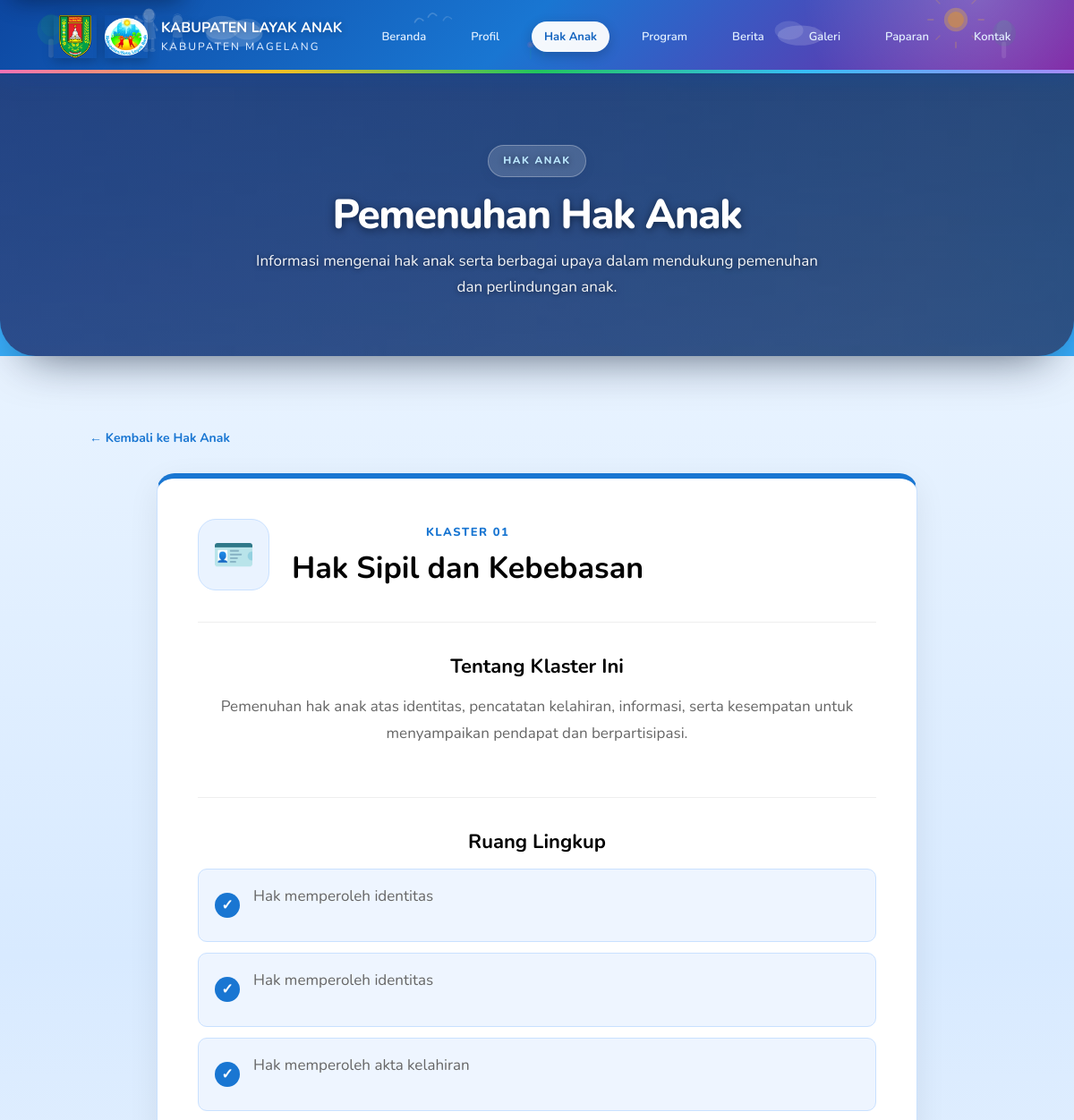
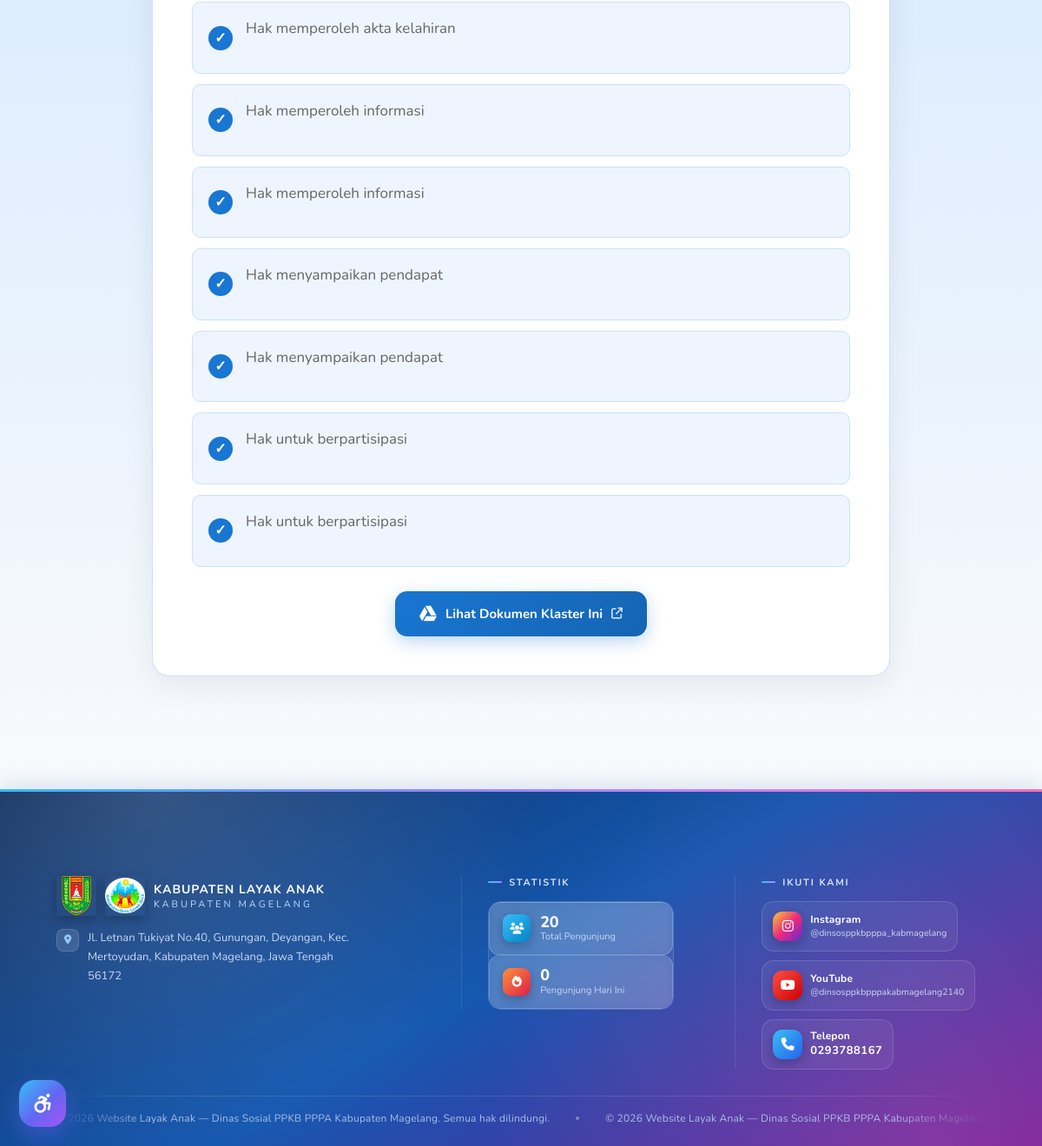
The app's page /hak-anak/1 with its own data (2 pictures, top to bottom).
### tables this page shows
CREATE TABLE `tb_klaster` (
  `id` int(10) UNSIGNED NOT NULL,
  `nomor` varchar(5) NOT NULL,
  `ikon` varchar(10) NOT NULL DEFAULT '',
  `judul` varchar(150) NOT NULL,
  `deskripsi` text NOT NULL,
  `google_drive_link` varchar(500) DEFAULT NULL,
  `google_drive_kelembagaan` varchar(500) DEFAULT NULL,
  `dibuat_pada` datetime NOT NULL DEFAULT current_timestamp()
);

CREATE TABLE `tb_klaster_poin` (
  `id` int(10) UNSIGNED NOT NULL,
  `klaster_id` int(10) UNSIGNED NOT NULL,
  `poin` text NOT NULL,
  `urutan` int(10) UNSIGNED NOT NULL DEFAULT 0
);

### application/core/MY_Controller.php (called while the page is built, shortened)
<?php
class Public_Controller extends CI_Controller {
    protected $data = array();
    public function __construct() {
        $this->load->model('M_pengunjung');
        $this->M_pengunjung->catat($this->input->ip_address());
        $this->data['total_pengunjung']    = $this->M_pengunjung->total();
        $this->data['pengunjung_hari_ini'] = $this->M_pengunjung->hari_ini();
    }
    protected function render($view, $data = array()) {
        $data = array_merge($this->data, $data);
        $this->load->view('templates/public_header', $data);
        $this->load->view($view, $data);
        $this->load->view('templates/public_footer', $data);
    }
}

### application/controllers/Hak_anak.php (called while the page is built, shortened)
<?php
class Hak_anak extends Public_Controller {
    public function detail($id = NULL) {
        $klaster = $this->M_klaster->get((int)$id);
        $warna = 1;
        $semua = $this->M_klaster->get_all();
        foreach ($semua as $i => $row) {
            if ((int)$row->id === (int)$klaster->id) { $warna = ($i % 5) + 1; break; }
        }
        $this->render('hak_anak/detail', array('title'=>$klaster->judul,'klaster'=>$klaster,'warna'=>$warna));
    }
}

### index.php (called while the page is built, shortened)
<?php
require_once BASEPATH.'core/CodeIgniter.php';

### application/models/M_klaster.php (called while the page is built, shortened)
<?php
class M_klaster extends CI_Model {
    public function get_all() { $this->db->order_by('nomor','ASC'); return $this->db->get('tb_klaster')->result(); }
    public function get($id) {
        $klaster = $this->db->get_where('tb_klaster', array('id'=>$id))->row();
        if ($klaster) $klaster->poin = $this->poin($id);
        return $klaster;
    }
    public function poin($klaster_id) {
        return $this->db->order_by('urutan','ASC')->get_where('tb_klaster_poin', array('klaster_id'=>$klaster_id))->result();
    }
}

### application/views/hak_anak/detail.php (the view)
<?php defined('BASEPATH') OR exit('No direct script access allowed');
$cw = isset($warna) ? max(1, min(5, (int)$warna)) : 1;
?>
<section class="page-header ph-hak-anak">
    <p class="section-label">HAK ANAK</p>
    <h1>Pemenuhan Hak Anak</h1>
    <p>Informasi mengenai hak anak serta berbagai upaya dalam mendukung pemenuhan dan perlindungan anak.</p>
</section>
<section class="cluster-detail cw-<?php echo $cw; ?>">
    <div class="cluster-detail-container">
        <a href="<?php echo site_url('hak-anak'); ?>" class="back-link">← Kembali ke Hak Anak</a>
        <div class="cluster-detail-content">
            <div class="cluster-detail-header">
                <div class="cluster-detail-icon"><?php echo htmlspecialchars($klaster->ikon); ?></div>
                <div>
                    <span class="cluster-detail-number">KLASTER <?php echo htmlspecialchars($klaster->nomor); ?></span>
                    <h1><?php echo htmlspecialchars($klaster->judul); ?></h1>
                </div>
            </div>
            <div class="cluster-description">
                <h2>Tentang Klaster Ini</h2>
                <p><?php echo nl2br(htmlspecialchars($klaster->deskripsi)); ?></p>
            </div>
            <?php if (!empty($klaster->poin)): ?>
            <div class="cluster-points">
                <h2>Ruang Lingkup</h2>
                <div class="cluster-point-list">
                    <?php foreach ($klaster->poin as $p): ?>
                    <div class="cluster-point"><span>✓</span><p><?php echo htmlspecialchars($p->poin); ?></p></div>
                    <?php endforeach; ?>
                </div>
            </div>
            <?php endif; ?>
            <?php if (!empty($klaster->google_drive_link)): ?>
            <div class="cluster-drive-link">
                <a href="<?php echo htmlspecialchars($klaster->google_drive_link); ?>" target="_blank" rel="noopener noreferrer">
                    <i class="fa-brands fa-google-drive"></i>
                    <span>Lihat Dokumen Klaster Ini</span>
                    <i class="fa-solid fa-arrow-up-right-from-square"></i>
                </a>
            </div>
            <?php endif; ?>
        </div>
    </div>
</section>

### records on screen
tb_klaster: ikon "🪪", nomor "01", judul "Hak Sipil dan Kebebasan", deskripsi "Pemenuhan hak anak atas identitas, pencatatan kelahiran, informasi, serta kesempatan untuk menyampaikan pendapat dan berpartisipasi."
tb_klaster_poin: poin "Hak memperoleh identitas"
tb_klaster_poin: poin "Hak memperoleh identitas"
tb_klaster_poin: poin "Hak memperoleh akta kelahiran"
tb_klaster_poin: poin "Hak memperoleh akta kelahiran"
tb_klaster_poin: poin "Hak memperoleh informasi"
tb_klaster_poin: poin "Hak memperoleh informasi"
tb_klaster_poin: poin "Hak menyampaikan pendapat"
tb_klaster_poin: poin "Hak menyampaikan pendapat"
tb_klaster_poin: poin "Hak untuk berpartisipasi"
tb_klaster_poin: poin "Hak untuk berpartisipasi"
